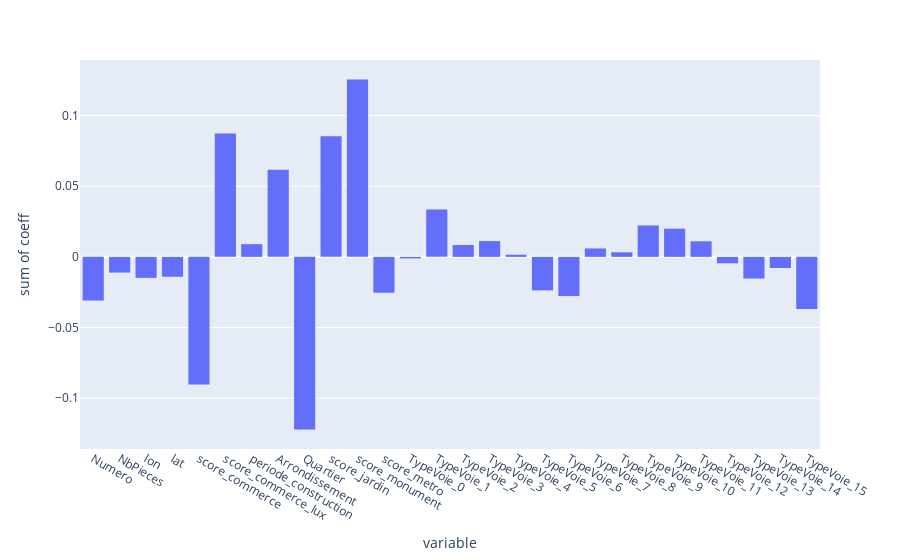

The code cell stored with this chart in its notebook:
### Code cell
px.histogram(pd.DataFrame([
    (X.columns[i], lin_reg.coef_[0][i]) for i in range(28)
                    ]).T.rename(index = {0 : 'variable', 1 : 'coeff'}).T, x = 'variable', y = 'coeff'
            ).show()

print('MSE :', mean_squared_error(y_test, y_pred))

### Figure 1 — Plotly figure (JSON) as saved in the notebook; plotly's stock layout.template omitted (floating-point values rounded to 4 significant figures)
{"data": [{"alignmentgroup": "True", "bingroup": "x", "histfunc": "sum", "hovertemplate": "variable=%{x}<br>sum of coeff=%{y}<extra></extra>", "legendgroup": "", "marker": {"color": "#636efa"}, "name": "", "offsetgroup": "", "orientation": "v", "showlegend": false, "type": "histogram", "x": ["Numero", "NbPieces", "lon", "lat", "score_commerce", "score_commerce_lux", "periode_construction", "Arrondissement", "Quartier", "score_jardin", "score_monument", "score_metro", "TypeVoie_0", "TypeVoie_1", "TypeVoie_2", "TypeVoie_3", "TypeVoie_4", "TypeVoie_5", "TypeVoie_6", "TypeVoie_7", "TypeVoie_8", "TypeVoie_9", "TypeVoie_10", "TypeVoie_11", "TypeVoie_12", "TypeVoie_13", "TypeVoie_14", "TypeVoie_15"], "xaxis": "x", "y": [-0.03078, -0.01111, -0.01486, -0.01407, -0.09029, 0.0873, 0.008998, 0.06163, -0.1221, 0.08531, 0.1255, -0.02539, -0.001056, 0.03355, 0.008404, 0.01117, 0.001539, -0.02369, -0.02774, 0.005955, 0.003246, 0.02222, 0.01997, 0.01102, -0.004544, -0.01532, -0.007863, -0.03685], "yaxis": "y"}], "layout": {"barmode": "relative", "legend": {"tracegroupgap": 0}, "margin": {"t": 60}, "xaxis": {"anchor": "y", "domain": [0, 1], "title": {"text": "variable"}}, "yaxis": {"anchor": "x", "domain": [0, 1], "title": {"text": "sum of coeff"}}}}
